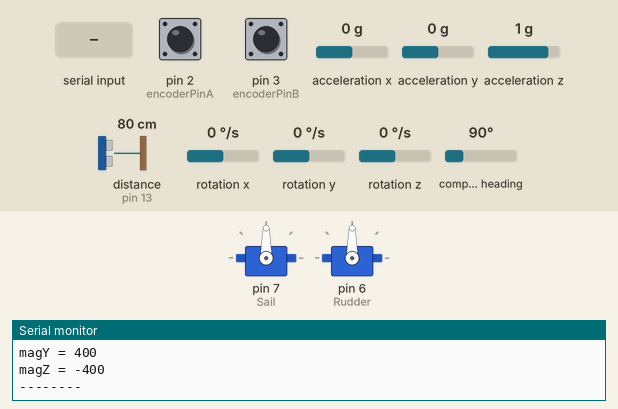
A sketch run on a simulated Arduino Mega 2560, built with avr-gcc and run on an emulated ATmega2560. On the bench: 2 × servo, the last lines printed to the serial monitor. Wiring (inferred from the names in the program): ultrasonic range finder: trigger pin 12; echo pin 13; HMC5883L compass at I2C address 0x1E; ADXL345 accelerometer at I2C address 0x53; L3G4200D gyroscope at I2C address 0x69. The inputs (shaded band) are chosen by the test bench; at power-on: pin 2 (encoderPinA) HIGH, pin 3 (encoderPinB) HIGH, acceleration x 0 g, acceleration y 0 g, acceleration z 1 g, distance to the obstacle (sensor on pin 13) 80 cm, rotation x 0 °/s, rotation y 0 °/s, rotation z 0 °/s, compass heading 90°. The echo pulse lasts 58.3 µs per cm.

Above: at 5.7 s.
5.8 s: "r,45\n" received over Serial
At 9.6 s:
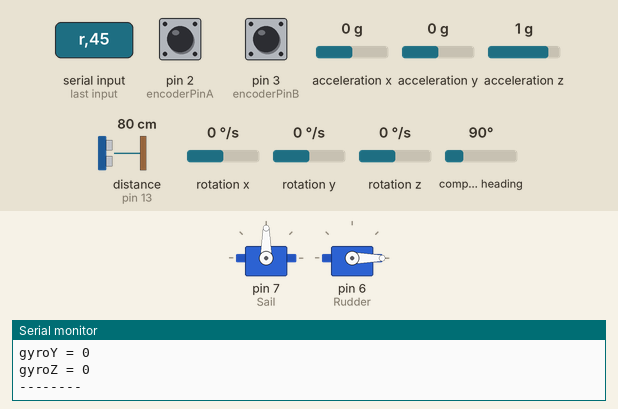
10.5 s: "s" received over Serial
At 12.6 s:
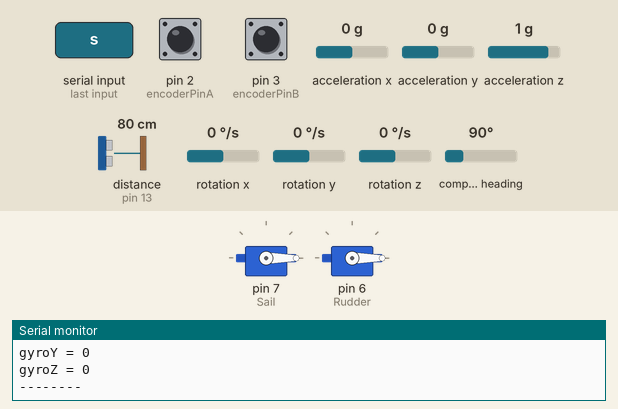
13.5 s: "r90\n" received over Serial
At 15.5 s:
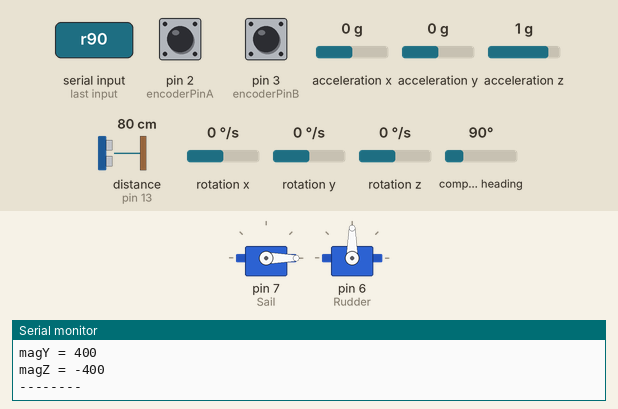
16.5 s: "s90\n" received over Serial
At 18.5 s:
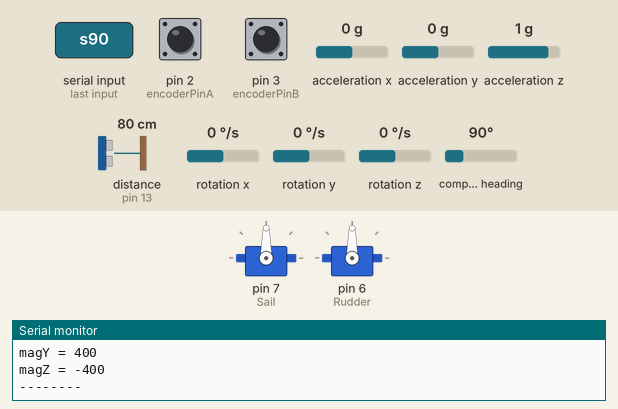
19.5 s: "s,45\n" received over Serial
At 21.4 s:
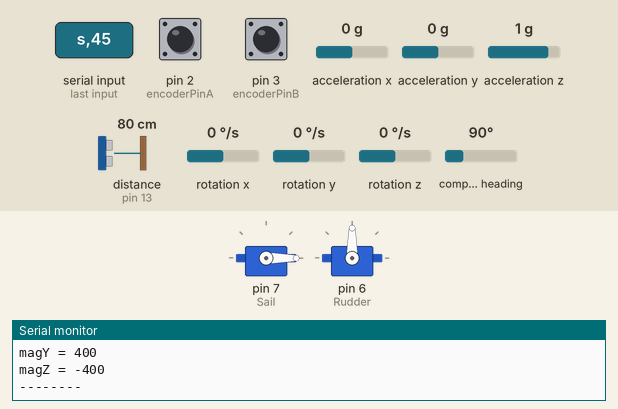
Timing chart, 0 to 22.9 s (numbered marks = the images above; inputs shaded):
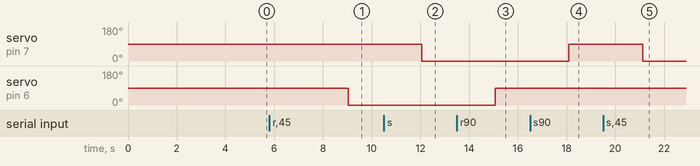

Measured:
- after the input at 5.8 s, servo on pin 6 (Rudder): 90° → 0° after 3.2 s
- after the input at 10.5 s, servo on pin 7 (Sail): 90° → 0° after 1.6 s
- after the input at 13.5 s, servo on pin 6 (Rudder): 0° → 90° after 1.6 s
- after the input at 16.5 s, servo on pin 7 (Sail): 0° → 90° after 1.6 s
- after the input at 19.5 s, servo on pin 7 (Sail): 90° → 0° after 1.6 s

The sketch:

Ship_Systems.ino
```cpp
#include<Ultrasonic.h>
#include<Rotary.h>
#include<Gprmc.h>
#include<Gy80.h>
#include<Wire.h>  // wird für I2C benötigt (GY80)
#include <Servo.h> //include Servo.h library to allow easy control of the two servo motors

/*
 * Pinbelegung:
 *
 * Ultraschallsensor:
 * VCC      -> 5V
 * TRIG     -> 12
 * ECHO     -> 13
 * GND      -> GND
 *
 * Rotary Encoder:
 * A        -> 2
 * B        -> 3
 * C        -> GND
 *
 * GPS Modul:
 * 5V       -> 5V
 * GND      -> GND
 * Shield   -> GND
 * TX       -> RX (Pin 15)
 * RX       -> TX (Pin 14)
 *
 * GY80:
 * VCC 3.3V ->3.3V
 * GND      -> GND
 * SCL      -> 21
 * SDA      -> 2
 */


Servo Sail;                   //define Servo object for the servo motor controlling the sails
Servo Rudder;                 //define Servo object for the servo motor controlling the rudder

/*
 * Initialisierung der einzelnen Objekte
 */
Ultrasonic UltrasonicModul;
Rotary RotaryEncoder;
Gprmc GpsData;
GY80 MultiSensorModul;

// Benötigte Variablen für das Auslesen der Daten des GPS Moduls:
char incomingChar = 0;
String incomingData = "";


void setup()
{
  Serial.begin(115200);
  Serial3.begin(38400);

  Wire.begin();

  UltrasonicModul.initialize();
  RotaryEncoder.initialize();
  MultiSensorModul.initialize();

  attachInterrupt(0, doUpdate, CHANGE);
  attachInterrupt(1, doUpdate, CHANGE);

  Sail.attach(7);             //tell the sail servo object which pin on the Arduino board the servos control line is connected to
  Rudder.attach(6);           //tell the rudder servo object which pin on the Arduino board the servos control line is connected to

  Sail.write(90);             //center the servo position - position is given as int for the desired angle
  Rudder.write(90);           //(position range should be roughly from 0° to 180°)
}

void loop()
{

  Serial.print("Entfernung (Ultraschallmodul): ");  // Zeile nur zu Test- und Vorführungszwecken - ansonsten auskommentieren und ggf. Identifizierer mitschicken
  Serial.println(UltrasonicModul.getDistance() );


  Serial.print("Position (Rotary Encoders): ");  // Zeile nur zu Test- und Vorführungszwecken - ansonsten auskommentieren und ggf. Identifizierer mitschicken
  Serial.println(RotaryEncoder.getPosition());


  readGPSData();

  Serial.print("Latitude (GPS Modul): ");  // Zeile nur zu Test- und Vorführungszwecken - ansonsten auskommentieren und ggf. Identifizierer mitschicken
  Serial.println(GpsData.getLatitude());

  Serial.print("Longitude (GPS Modul): ");  // Zeile nur zu Test- und Vorführungszwecken - ansonsten auskommentieren und ggf. Identifizierer mitschicken
  Serial.println(GpsData.getLongitude());

  getDataFromGY80();

  while (Serial.available())                  //check serial bus for incoming data
  {
    parseServoString(Serial.readString());    //call function parseServoString()
  }
  delay(500);


}

void doUpdate()
{
  RotaryEncoder.updateEncoder();
}

void readGPSData()
{
    while(Serial3.available())
    {
      incomingChar = Serial3.read();
      incomingData += incomingChar;
    }

    if(incomingData.length() >= 420)
    {
      GpsData.stringInterpretation(incomingData);
      // GpsData.printGpsData();
      incomingData = "";
    }
}

void getDataFromGY80()
{
  /***BEGIN GET L3G4200D VALUES***/

  MultiSensorModul.getGyroValues();
  MultiSensorModul.printGyroValues();
  delay(MultiSensorModul.getGyroDelay());

/***END GET L3G4200D VALUES***/


/***BEGIN GET ADXL345 VALUES***/

MultiSensorModul.getAccValues();
MultiSensorModul.printAccValues();
delay(MultiSensorModul.getAccDelay());

/***END GET ADXL345 VALUES***/


/***BEGIN GET HMC5883L VALUES***/

MultiSensorModul.getMagValues();
MultiSensorModul.printMagValues();
delay(MultiSensorModul.getMagDelay());

/***END GET HMC5883L VALUES***/

}


void parseServoString(String degree)           //function to determine which servo should be rotated to what degree
{
  if (degree[0] == 's')                        //check first character of input string if sail servo should be moved
  {
    degree.replace("s","");                    //delete first character of input string
    Sail.write(degree.toInt());                //convert remaining input string to integer and use as argument for Sail.write()
  }
  else if (degree[0] == 'r')                   //check first character of input string if rudder servo should be moved
  {
    degree.replace("r","");                    //delete first character of input string
    Rudder.write(degree.toInt());              //convert remaining input string to integer and use as argument for Sail.write()
  }
  else
  {
    Serial.println("illegal input");          //debug
  }
}
```

Gprmc.h
```cpp
#ifndef _GPRMC_H_INCLUDED // Is the header Parsing.h already included?
#define _GPRMC_H_INCLUDED

#include<Arduino.h>
#include<stdlib.h> // für Methode atof

class Gprmc
{
	public:
		Gprmc();

		void stringInterpretation(String);

		void printGpsData();


		void setTime(float t);

		float getTime();

		void setStatus (String s);

		String getStatus();

		void setLatitude(float lat);

		float getLatitude();

		void setLongitude(float lon);

		float getLongitude();

		void setSpeedOverGround(float speed);

		float getSpeedOverGround();

		void setDate(unsigned long dat);

		unsigned long getDate();

		int hexToDec(String h);

		int chooseMultiplier(char m);

	private:
		float time;
		String status;
		float latitude;
		float longitude;
		float speedOverGround;
		unsigned long date;
		bool gprmcFound;
		bool checksumFound;

		int checksum;
		char character;

		int gprmcIndex;
		int firstCommaIndex;
		int secondCommaIndex;
		int thirdCommaIndex;
		int fourthCommaIndex;
		int fifthCommaIndex;
		int sixthCommaIndex;
		int seventhCommaIndex;
		int eighthCommaIndex;
		int ninthCommaIndex;
		int tenthCommaIndex;
		int eleventhCommaIndex;
		int twelfthCommaIndex;


		String gprmcSentence;
		String timeString;
		String statusString;
		String latitudeString;
		String northSouthString;
		String longitudeString;
		String westEastString;
		String speedOverGroundString;
		String trackAngleString;
		String dateString;
		String magneticVariationString;
		String magneticVariationSignString;
		String checksumString;

};

#endif
```

Gy80.h
```cpp
#ifndef _GY80_H_INCLUDED
#define _GY80_H_INCLUDED


#include "Arduino.h"
#include <Wire.h>

#define GYRO_CTRL_REG1 0x20
#define GYRO_CTRL_REG2 0x21
#define GYRO_CTRL_REG3 0x22
#define GYRO_CTRL_REG4 0x23
#define GYRO_CTRL_REG5 0x24

#define ACC_POWER_CTL_REG 0x2D
#define ACC_DATA_FORMAT_REG 0x31

#define MAG_CONFIG_REGISTER_A 0x00
#define MAG_CONFIG_REGISTER_B 0x01
#define MAG_MODE_REGISTER 0x02


class GY80
{
	public:

		GY80();
		void initialize();
		int initGyro(int scale);
		void getGyroValues();
		void printGyroValues();
		int initAcc();
		void getAccValues();
		void printAccValues();
		int initMag();
		void getMagValues();
		void printMagValues();
		void writeRegister(int deviceAddress, byte address, byte val);
		int readRegister(int deviceAddress, byte address);
		int getGyroDelay();
		int getAccDelay();
		int getMagDelay();


	private:

		int gyroAddress;

		int gyroX;
		int gyroY;
		int gyroZ;

		static const int gyroX_Thresh = 3;
		static const int gyroY_Thresh = 10;
		static const int gyroZ_Thresh = 31;

		static const int gyroDelay = 500;
		static const int gyroResolution = 2000;

		int accAddress;

		int accX;
		int accY;
		int accZ;

		static const int accX_Thresh = 257;
		static const int accY_Thresh= 3;
		static const int accZ_Thresh = 28;

		static const int accDelay = 500;

		int magAddress;

		int magX;
		int magY;
		int magZ;

		static const int magX_Thresh = 0;
		static const int magY_Thresh = 0;
		static const int magZ_Thresh = 0;

		static const int magDelay = 500;

};


#endif
```

Rotary.h
```cpp
#ifndef _ROTARY_H_INCLUDED // Is the header Gprmc.h already included?
#define _ROTRAY_H_INCLUDED

#include "Arduino.h"

class Rotary
{
	public:

		Rotary();
		void initialize();
		void updateEncoder();
		int updateEncoderPosition(int);
		int getPosition();
		void setPosition(int);
		int getEncoderValue();

	private:

	    static const int encoderPinA = 2;
		static const int encoderPinB = 3;

		volatile int encoderPosition;
		volatile int encoderValue;
		volatile int lastEncoderValueA;
		volatile int lastEncoderValueB;

};


#endif
```

Ultrasonic.h
```cpp
#ifndef _ULTRASONIC_H_INCLUDED // Is the header Gprmc.h already included?
#define _ULTRASONIC_H_INCLUDED

#include "Arduino.h"

class Ultrasonic
{
	public:

		Ultrasonic();
		void initialize();
		int getDistance();
		int getTrigPin();
		int getEchoPin();


	private:

		static const int trigPin = 12;
		static const int echoPin = 13;
		long zeitdifferenz;
		int entfernung;
};

#endif
```
